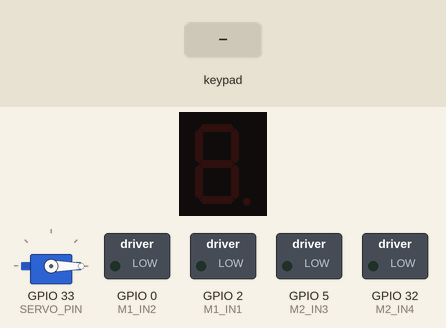
Simulated run of this sketch. Board: ESP32. On the bench: 1-digit seven-segment display, servo, switched loads named in the sketch (green lamp = pin HIGH). Wiring (inferred from the names in the program): 4×4 keypad with keys 1 2 3 A 4 5 6 B 7 8 9 C * 0 # D: rows GPIO 19, GPIO 21, GPIO 22, GPIO 23; columns GPIO 25, GPIO 26, GPIO 27, GPIO 4; 1-digit 7-segment display, segments lit when HIGH: segments GPIO 12, GPIO 13, GPIO 14, GPIO 15, GPIO 16, GPIO 17, GPIO 18. Inputs (shaded band) come from the test bench. The segment pins are drawn as the display they are named for; pins used as bus, display or sensor lines are not drawn; what the sketch prints to the serial monitor is not drawn.

Above: at 1.2 s.
1.3 s: keypad keys 1 2 # pressed 0.4 s apart
At 2.6 s:
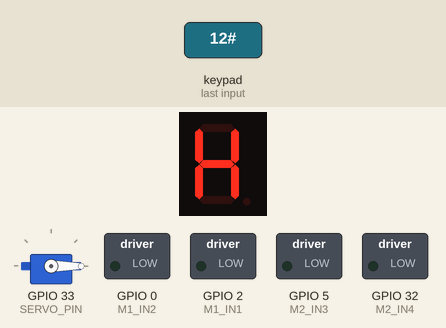
4.0 s: key 'A' pressed
At 4.9 s:
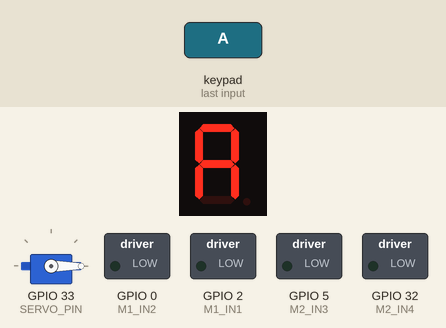
5.5 s: key 'B' pressed
At 6.4 s:
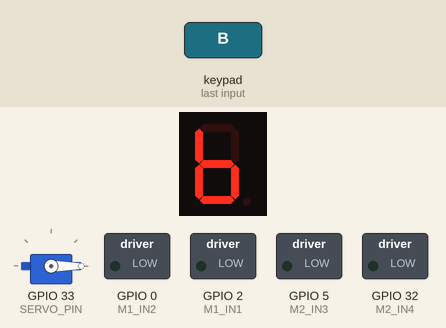
7.0 s: keypad keys 1 2 * pressed 0.4 s apart
At 9.1 s:
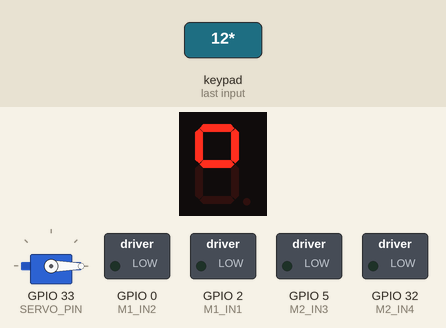
9.7 s: key 'C' pressed
At 10.2 s:
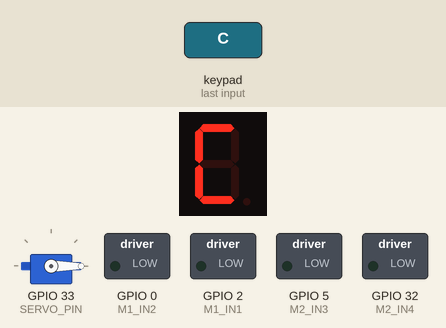
11.2 s: keypad keys 1 2 D pressed 0.4 s apart
At 12.5 s:
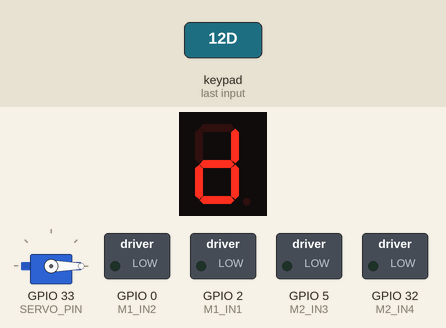
Timing chart, 0 to 14.2 s (numbered marks = the images above; inputs shaded):
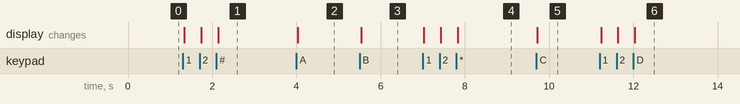

Measured:
- after the input at 1.3 s, the display: first changes at once (image 1 shows a later state)
- after the input at 4.0 s, the display: changes at once (image 2)
- after the input at 5.5 s, the display: changes at once (image 3)
- after the input at 7.0 s, the display: first changes at once (image 4 shows a later state)
- after the input at 9.7 s, the display: changes at once (image 5)
- after the input at 11.2 s, the display: first changes at once (image 6 shows a later state)

The sketch:

Guia2.ino
```cpp
#include <Arduino.h>
#include <ESP32Servo.h>

// ==========================================
// ESTADOS Y VARIABLES GLOBALES
// ==========================================
enum {
  QUIETO,
  ADELANTE,
  ATRAS,
  DERECHA,
  IZQUIERDA,
  LEVANTAPLUMA,
  BAJAPLUMA
};

int comando = QUIETO;
int valor = 0;
bool moviendo = false;

Servo servoPluma;
#define SERVO_PIN 33

// ==========================================
// DISPLAY 7 SEGMENTOS
// ==========================================
#define DISP_A 12
#define DISP_B 13
#define DISP_C 14
#define DISP_D 15
#define DISP_E 16
#define DISP_F 17
#define DISP_G 18

const uint8_t DISP_PINS[7] = {DISP_A, DISP_B, DISP_C, DISP_D, DISP_E, DISP_F, DISP_G};

struct FontEntry {
  char key;
  uint8_t mask;
};

const FontEntry TYPOGRAPHY[] = {
  {'0', 0x3F}, {'1', 0x06}, {'2', 0x5B}, {'3', 0x4F},
  {'4', 0x66}, {'5', 0x6D}, {'6', 0x7D}, {'7', 0x07},
  {'8', 0x7F}, {'9', 0x6F}, {'A', 0x77}, {'B', 0x7C},
  {'C', 0x39}, {'D', 0x5E}, {'*', 0x63}, {'#', 0x76}
};
const size_t TYPOGRAPHY_SIZE = sizeof(TYPOGRAPHY) / sizeof(TYPOGRAPHY[0]);

// ==========================================
// TECLADO MATRICIAL 4x4
// ==========================================
#define ROW1 19
#define ROW2 21
#define ROW3 22
#define ROW4 23

#define COL1 25
#define COL2 26
#define COL3 27
#define COL4 4

const uint8_t ROW_PINS[4] = {ROW1, ROW2, ROW3, ROW4};
const uint8_t COL_PINS[4] = {COL1, COL2, COL3, COL4};

const char KEY_MAP[4][4] = {
  {'1', '2', '3', 'A'},
  {'4', '5', '6', 'B'},
  {'7', '8', '9', 'C'},
  {'*', '0', '#', 'D'}
};

// ==========================================
// MOTORES / PUENTE H (LEDS)
// ==========================================
#define M1_IN1 2   // Motor Izq. Adelante (LED Verde 1)
#define M1_IN2 0   // Motor Izq. Reversa  (LED Rojo 1)
#define M2_IN3 5   // Motor Der. Adelante (LED Verde 2)
#define M2_IN4 32  // Motor Der. Reversa  (LED Rojo 2)

// Prototipos
void printdisplay(char caracter);
char readKeyPad();
void controlMotors(char command);
int distancia_tiempo(int valor);
int angulo_tiempo(int valor);
void interpreta_comando(char* cadena);
void leer_comando_teclado();
bool delayConInterrupcion(int tiempo_ms);
char getKeyBlocking();

void setup() {
  Serial.begin(115200);

  // Display
  for (int i = 0; i < 7; i++) {
    pinMode(DISP_PINS[i], OUTPUT);
    digitalWrite(DISP_PINS[i], LOW);
  }

  // Teclado
  for (int r = 0; r < 4; r++) {
    pinMode(ROW_PINS[r], OUTPUT);
    digitalWrite(ROW_PINS[r], HIGH);
  }
  for (int c = 0; c < 4; c++) {
    pinMode(COL_PINS[c], INPUT_PULLUP);
  }

  // Motores
  pinMode(M1_IN1, OUTPUT); digitalWrite(M1_IN1, LOW);
  pinMode(M1_IN2, OUTPUT); digitalWrite(M1_IN2, LOW);
  pinMode(M2_IN3, OUTPUT); digitalWrite(M2_IN3, LOW);
  pinMode(M2_IN4, OUTPUT); digitalWrite(M2_IN4, LOW);

  // Servomotor en GPIO 33
  servoPluma.attach(SERVO_PIN);
  servoPluma.write(0);

  Serial.println("\n==================================================");
  Serial.println("  ROBOTLOGO E2   ");
  Serial.println("==================================================");
}

void loop() {
  leer_comando_teclado();

  if (comando == ADELANTE) {
    Serial.print("[EJECUCIÓN] ADELANTE: "); Serial.print(valor); Serial.println(" cm");
    controlMotors('2');
    moviendo = true;
    if (!delayConInterrupcion(distancia_tiempo(valor))) {
      controlMotors('0');
    }
    moviendo = false;
  }
  else if (comando == ATRAS) {
    Serial.print("[EJECUCIÓN] ATRÁS: "); Serial.print(valor); Serial.println(" cm");
    controlMotors('8');
    moviendo = true;
    if (!delayConInterrupcion(distancia_tiempo(valor))) {
      controlMotors('0');
    }
    moviendo = false;
  }
  else if (comando == DERECHA) {
    Serial.print("[EJECUCIÓN] GIRO DERECHA: "); Serial.print(valor); Serial.println(" deg");
    controlMotors('6');
    moviendo = true;
    if (!delayConInterrupcion(angulo_tiempo(valor))) {
      controlMotors('0');
    }
    moviendo = false;
  }
  else if (comando == IZQUIERDA) {
    Serial.print("[EJECUCIÓN] GIRO IZQUIERDA: "); Serial.print(valor); Serial.println(" deg");
    controlMotors('4');
    moviendo = true;
    if (!delayConInterrupcion(angulo_tiempo(valor))) {
      controlMotors('0');
    }
    moviendo = false;
  }
  else if (comando == BAJAPLUMA) {
    Serial.println("[EJECUCIÓN] BAJAR PLUMA");
    servoPluma.write(90);
    delay(300);
  }
  else if (comando == LEVANTAPLUMA) {
    Serial.println("[EJECUCIÓN] LEVANTAR PLUMA");
    servoPluma.write(0);
    delay(300);
  }

  comando = QUIETO;
}

// ==========================================
// FUNCIONES DE SOPORTE
// ==========================================

int distancia_tiempo(int valor) {
  return valor * 50;
}

int angulo_tiempo(int valor) {
  return valor * 12;
}

bool delayConInterrupcion(int tiempo_ms) {
  unsigned long inicio = millis();
  while (millis() - inicio < (unsigned long)tiempo_ms) {
    char key = readKeyPad();
    if (key == '*') {
      controlMotors('0');
      comando = QUIETO;
      moviendo = false;
      Serial.println("\n!!! PARADA DE EMERGENCIA ACTIVA ('*') !!!");
      return true;
    }
    delay(10);
  }
  return false;
}

void interpreta_comando(char* cadena) {
  comando = QUIETO;
  valor = 0;

  if (cadena[0] == '\0') return;

  if (cadena[0] == 'A' && cadena[1] == 'A') {
    comando = ATRAS;
    valor = atoi(&cadena[2]);
  }
  else if (cadena[0] == 'A') {
    comando = ADELANTE;
    valor = atoi(&cadena[1]);
  }
  else if (cadena[0] == 'B') {
    comando = DERECHA;
    valor = atoi(&cadena[1]);
  }
  // Acepta la letra 'C' del teclado o la 'I' para Giro Izquierda
  else if (cadena[0] == 'C' || cadena[0] == 'I') {
    comando = IZQUIERDA;
    valor = atoi(&cadena[1]);
  }
  else if (cadena[0] == 'D' && cadena[1] == '\0') {
    static bool plumaAbajo = false;
    plumaAbajo = !plumaAbajo;
    comando = plumaAbajo ? BAJAPLUMA : LEVANTAPLUMA;
  }
}

char getKeyBlocking() {
  char key = 0;
  while (key == 0) {
    key = readKeyPad();
    delay(20);
  }

  printdisplay(key);

  while (readKeyPad() != 0) {
    delay(20);
  }

  return key;
}

void leer_comando_teclado() {
  int pos = 0;
  char cad_comando[20];
  cad_comando[0] = '\0';

  while (pos < (sizeof(cad_comando) - 1)) {
    char key = getKeyBlocking();

    if (key == '*') {
      comando = QUIETO;
      moviendo = false;
      controlMotors('0');
      Serial.println("\n-> Tecla '*' presionada: Comando cancelado.");
      return;
    }

    if (key == '#') {
      cad_comando[pos] = '\0';
      Serial.println();
      break;
    }

    cad_comando[pos] = key;
    pos++;
    Serial.print(key);
  }

  if (pos > 0) {
    Serial.print("Comando Interpretado: ");
    Serial.println(cad_comando);
    interpreta_comando(cad_comando);
  }
}

void printdisplay(char caracter) {
  uint8_t mask = 0x00;

  for (size_t i = 0; i < TYPOGRAPHY_SIZE; i++) {
    if (TYPOGRAPHY[i].key == caracter) {
      mask = TYPOGRAPHY[i].mask;
      break;
    }
  }

  for (int bitIndex = 0; bitIndex < 7; bitIndex++) {
    bool estadoSegmento = (mask >> bitIndex) & 0x01;
    digitalWrite(DISP_PINS[bitIndex], estadoSegmento ? HIGH : LOW);
  }
}

char readKeyPad() {
  for (int r = 0; r < 4; r++) {
    digitalWrite(ROW_PINS[r], LOW);

    for (int c = 0; c < 4; c++) {
      if (digitalRead(COL_PINS[c]) == LOW) {
        char tecla = KEY_MAP[r][c];
        digitalWrite(ROW_PINS[r], HIGH);
        return tecla;
      }
    }

    digitalWrite(ROW_PINS[r], HIGH);
  }
  return 0;
}

void controlMotors(char command) {
  switch (command) {
    case '2': // AVANZAR
      digitalWrite(M1_IN1, HIGH); digitalWrite(M1_IN2, LOW);
      digitalWrite(M2_IN3, HIGH); digitalWrite(M2_IN4, LOW);
      break;

    case '8': // RETROCEDER
      digitalWrite(M1_IN1, LOW);  digitalWrite(M1_IN2, HIGH);
      digitalWrite(M2_IN3, LOW);  digitalWrite(M2_IN4, HIGH);
      break;

    case '4': // GIRO IZQUIERDA
      digitalWrite(M1_IN1, LOW);  digitalWrite(M1_IN2, HIGH);
      digitalWrite(M2_IN3, HIGH); digitalWrite(M2_IN4, LOW);
      break;

    case '6': // GIRO DERECHA
      digitalWrite(M1_IN1, HIGH); digitalWrite(M1_IN2, LOW);
      digitalWrite(M2_IN3, LOW);  digitalWrite(M2_IN4, HIGH);
      break;

    default: // DETENER
      digitalWrite(M1_IN1, LOW);  digitalWrite(M1_IN2, LOW);
      digitalWrite(M2_IN3, LOW);  digitalWrite(M2_IN4, LOW);
      break;
  }
}
```
